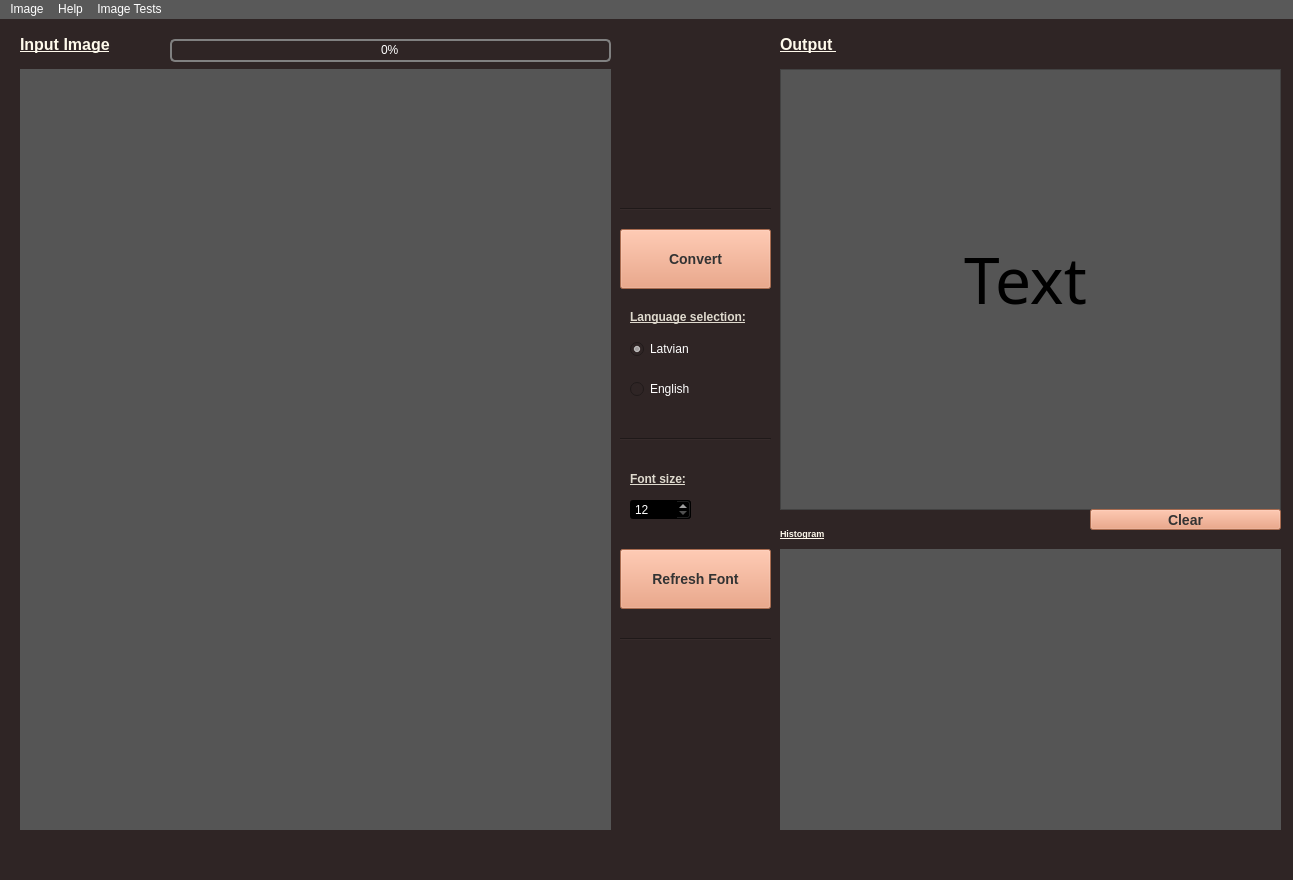
<?xml version="1.0" encoding="UTF-8"?>
<ui version="4.0">
 <class>MainWindow</class>
 <widget class="QMainWindow" name="MainWindow">
  <property name="geometry">
   <rect>
    <x>0</x>
    <y>0</y>
    <width>1293</width>
    <height>880</height>
   </rect>
  </property>
  <property name="windowTitle">
   <string>Python Text Recognition Test</string>
  </property>
  <property name="windowIcon">
   <iconset>
    <normaloff>:/res/icon.png</normaloff>:/res/icon.png</iconset>
  </property>
  <property name="styleSheet">
   <string notr="true">background-color: rgb(47, 37, 37);</string>
  </property>
  <widget class="QWidget" name="centralwidget">
   <widget class="QTextEdit" name="textEdit">
    <property name="geometry">
     <rect>
      <x>780</x>
      <y>50</y>
      <width>501</width>
      <height>441</height>
     </rect>
    </property>
    <property name="font">
     <font>
      <family>Consolas</family>
      <pointsize>12</pointsize>
      <weight>9</weight>
      <italic>false</italic>
      <bold>false</bold>
     </font>
    </property>
    <property name="styleSheet">
     <string notr="true">background-color: rgb(85, 85, 85);
font: 75 12pt &quot;Consolas&quot;;
color: rgb(255, 255, 255);</string>
    </property>
   </widget>
   <widget class="QLabel" name="input">
    <property name="geometry">
     <rect>
      <x>20</x>
      <y>50</y>
      <width>591</width>
      <height>761</height>
     </rect>
    </property>
    <property name="styleSheet">
     <string notr="true">background-color: rgb(85, 85, 85);</string>
    </property>
    <property name="lineWidth">
     <number>3</number>
    </property>
    <property name="text">
     <string/>
    </property>
    <property name="scaledContents">
     <bool>false</bool>
    </property>
    <property name="alignment">
     <set>Qt::AlignCenter</set>
    </property>
   </widget>
   <widget class="QLabel" name="label">
    <property name="geometry">
     <rect>
      <x>20</x>
      <y>10</y>
      <width>141</width>
      <height>31</height>
     </rect>
    </property>
    <property name="text">
     <string>&lt;html&gt;&lt;head/&gt;&lt;body&gt;&lt;p&gt;&lt;span style=&quot; font-size:12pt; font-weight:600; text-decoration: underline; color:#fffaec;&quot;&gt;Input Image&lt;/span&gt;&lt;/p&gt;&lt;/body&gt;&lt;/html&gt;</string>
    </property>
   </widget>
   <widget class="QLabel" name="AddPic">
    <property name="geometry">
     <rect>
      <x>230</x>
      <y>370</y>
      <width>131</width>
      <height>131</height>
     </rect>
    </property>
    <property name="styleSheet">
     <string notr="true">background-color: rgba(255, 255, 255, 0);</string>
    </property>
    <property name="text">
     <string/>
    </property>
    <property name="pixmap">
     <pixmap>res/addPicIcon.png</pixmap>
    </property>
    <property name="scaledContents">
     <bool>true</bool>
    </property>
    <property name="alignment">
     <set>Qt::AlignCenter</set>
    </property>
   </widget>
   <widget class="QLabel" name="label_3">
    <property name="geometry">
     <rect>
      <x>780</x>
      <y>10</y>
      <width>81</width>
      <height>31</height>
     </rect>
    </property>
    <property name="text">
     <string>&lt;html&gt;&lt;head/&gt;&lt;body&gt;&lt;p&gt;&lt;span style=&quot; font-size:12pt; font-weight:600; text-decoration: underline; color:#fffaec;&quot;&gt;Output &lt;/span&gt;&lt;/p&gt;&lt;/body&gt;&lt;/html&gt;</string>
    </property>
   </widget>
   <widget class="QPushButton" name="clear_text_btn">
    <property name="geometry">
     <rect>
      <x>1090</x>
      <y>490</y>
      <width>191</width>
      <height>21</height>
     </rect>
    </property>
    <property name="styleSheet">
     <string notr="true">QPushButton{
	color: rgb(51,51,51);
	background-color: rgb(235, 150, 111);
	font-size: 14px;
	font-weight:bold;
}

QPushButton:pressed{
background-color:white
}</string>
    </property>
    <property name="text">
     <string>Clear</string>
    </property>
   </widget>
   <widget class="QRadioButton" name="radioButton">
    <property name="geometry">
     <rect>
      <x>630</x>
      <y>320</y>
      <width>95</width>
      <height>20</height>
     </rect>
    </property>
    <property name="styleSheet">
     <string notr="true">QRadioButton{
color:white
}</string>
    </property>
    <property name="text">
     <string>Latvian</string>
    </property>
    <property name="checked">
     <bool>true</bool>
    </property>
   </widget>
   <widget class="QRadioButton" name="radioButton_2">
    <property name="geometry">
     <rect>
      <x>630</x>
      <y>360</y>
      <width>95</width>
      <height>20</height>
     </rect>
    </property>
    <property name="styleSheet">
     <string notr="true">QRadioButton{
	color:white
}</string>
    </property>
    <property name="text">
     <string>English</string>
    </property>
   </widget>
   <widget class="QLabel" name="label_2">
    <property name="geometry">
     <rect>
      <x>930</x>
      <y>210</y>
      <width>191</width>
      <height>101</height>
     </rect>
    </property>
    <property name="font">
     <font>
      <family>HP Simplified</family>
      <pointsize>48</pointsize>
      <weight>50</weight>
      <italic>false</italic>
      <bold>false</bold>
      <underline>false</underline>
     </font>
    </property>
    <property name="styleSheet">
     <string notr="true">background-color: rgba(255, 255, 255, 0);</string>
    </property>
    <property name="text">
     <string>&lt;html&gt;&lt;head/&gt;&lt;body&gt;&lt;p align=&quot;center&quot;&gt;Text&lt;/p&gt;&lt;/body&gt;&lt;/html&gt;</string>
    </property>
   </widget>
   <widget class="QLabel" name="label_4">
    <property name="geometry">
     <rect>
      <x>630</x>
      <y>290</y>
      <width>141</width>
      <height>16</height>
     </rect>
    </property>
    <property name="text">
     <string>&lt;html&gt;&lt;head/&gt;&lt;body&gt;&lt;p&gt;&lt;span style=&quot; font-weight:600; text-decoration: underline; color:#dfdace;&quot;&gt;Language selection:&lt;/span&gt;&lt;/p&gt;&lt;/body&gt;&lt;/html&gt;</string>
    </property>
   </widget>
   <widget class="QSpinBox" name="spinBox">
    <property name="geometry">
     <rect>
      <x>630</x>
      <y>480</y>
      <width>61</width>
      <height>21</height>
     </rect>
    </property>
    <property name="styleSheet">
     <string notr="true">color: rgb(255, 255, 255);
background-color: rgb(0, 0, 0);</string>
    </property>
    <property name="minimum">
     <number>12</number>
    </property>
    <property name="maximum">
     <number>30</number>
    </property>
   </widget>
   <widget class="QLabel" name="label_5">
    <property name="geometry">
     <rect>
      <x>630</x>
      <y>450</y>
      <width>71</width>
      <height>20</height>
     </rect>
    </property>
    <property name="styleSheet">
     <string notr="true">color: rgb(255, 255, 255);</string>
    </property>
    <property name="text">
     <string>&lt;html&gt;&lt;head/&gt;&lt;body&gt;&lt;p&gt;&lt;span style=&quot; font-weight:600; text-decoration: underline; color:#dfdace;&quot;&gt;Font size:&lt;/span&gt;&lt;/p&gt;&lt;/body&gt;&lt;/html&gt;</string>
    </property>
   </widget>
   <widget class="QProgressBar" name="progressBar">
    <property name="geometry">
     <rect>
      <x>170</x>
      <y>20</y>
      <width>441</width>
      <height>23</height>
     </rect>
    </property>
    <property name="layoutDirection">
     <enum>Qt::LeftToRight</enum>
    </property>
    <property name="autoFillBackground">
     <bool>false</bool>
    </property>
    <property name="styleSheet">
     <string notr="true">QProgressBar{
	color:white;
    border: 2px solid grey;
    border-radius: 5px;
    text-align: center
}

QProgressBar::chunk {
    background-color: rgb(235,150,111);
    width: 10px;
    margin: 1px;
}
&quot;&quot;&quot;

COMPLETED_STYLE = &quot;&quot;&quot;
QProgressBar{
    border: 2px solid grey;
    border-radius: 5px;
    text-align: center
}

QProgressBar::chunk {
    background-color: red;
    width: 10px;
    margin: 1px;
}</string>
    </property>
    <property name="value">
     <number>0</number>
    </property>
   </widget>
   <widget class="QLabel" name="histogram_window">
    <property name="geometry">
     <rect>
      <x>780</x>
      <y>530</y>
      <width>501</width>
      <height>281</height>
     </rect>
    </property>
    <property name="styleSheet">
     <string notr="true">background-color: rgb(85, 85, 85);</string>
    </property>
    <property name="text">
     <string/>
    </property>
   </widget>
   <widget class="QLabel" name="label_6">
    <property name="geometry">
     <rect>
      <x>780</x>
      <y>499</y>
      <width>111</width>
      <height>31</height>
     </rect>
    </property>
    <property name="text">
     <string>&lt;html&gt;&lt;head/&gt;&lt;body&gt;&lt;p&gt;&lt;span style=&quot; font-size:7pt; font-weight:600; text-decoration: underline; color:#fffaec;&quot;&gt;Histogram&lt;/span&gt;&lt;/p&gt;&lt;/body&gt;&lt;/html&gt;</string>
    </property>
   </widget>
   <widget class="QPushButton" name="pushButton">
    <property name="geometry">
     <rect>
      <x>620</x>
      <y>530</y>
      <width>151</width>
      <height>60</height>
     </rect>
    </property>
    <property name="styleSheet">
     <string notr="true">QPushButton{
	color: rgb(51,51,51);
	background-color: rgb(235, 150, 111);
	font-size: 14px;
	font-weight:bold;
}

QPushButton:pressed{
background-color:white
}</string>
    </property>
    <property name="text">
     <string>Refresh Font</string>
    </property>
   </widget>
   <widget class="QPushButton" name="extract_Text">
    <property name="geometry">
     <rect>
      <x>620</x>
      <y>210</y>
      <width>151</width>
      <height>60</height>
     </rect>
    </property>
    <property name="minimumSize">
     <size>
      <width>0</width>
      <height>40</height>
     </size>
    </property>
    <property name="styleSheet">
     <string notr="true">QPushButton{
	color: rgb(51,51,51);
	background-color: rgb(235, 150, 111);
	font-size: 14px;
	font-weight:bold;
}

QPushButton:pressed{
background-color:white
}</string>
    </property>
    <property name="text">
     <string>Convert</string>
    </property>
   </widget>
   <widget class="Line" name="line">
    <property name="geometry">
     <rect>
      <x>620</x>
      <y>410</y>
      <width>151</width>
      <height>20</height>
     </rect>
    </property>
    <property name="orientation">
     <enum>Qt::Horizontal</enum>
    </property>
   </widget>
   <widget class="Line" name="line_2">
    <property name="geometry">
     <rect>
      <x>620</x>
      <y>180</y>
      <width>151</width>
      <height>20</height>
     </rect>
    </property>
    <property name="orientation">
     <enum>Qt::Horizontal</enum>
    </property>
   </widget>
   <widget class="Line" name="line_3">
    <property name="geometry">
     <rect>
      <x>620</x>
      <y>610</y>
      <width>151</width>
      <height>20</height>
     </rect>
    </property>
    <property name="orientation">
     <enum>Qt::Horizontal</enum>
    </property>
   </widget>
  </widget>
  <widget class="QStatusBar" name="statusbar"/>
  <widget class="QMenuBar" name="menuBar">
   <property name="geometry">
    <rect>
     <x>0</x>
     <y>0</y>
     <width>1293</width>
     <height>26</height>
    </rect>
   </property>
   <property name="styleSheet">
    <string notr="true">color: rgb(255, 255, 255);
background-color: rgb(89, 89, 89);</string>
   </property>
   <widget class="QMenu" name="menuImage">
    <property name="title">
     <string>Image</string>
    </property>
    <addaction name="actionOpen_Image"/>
    <addaction name="actionSave_Image"/>
    <addaction name="separator"/>
    <addaction name="actionSave_Text_To_File"/>
   </widget>
   <widget class="QMenu" name="menuShortcuts">
    <property name="title">
     <string>Help</string>
    </property>
    <addaction name="actionShortcuts"/>
   </widget>
   <widget class="QMenu" name="menuButton_Tests">
    <property name="title">
     <string>Image Tests</string>
    </property>
    <addaction name="actionEdge_Detect"/>
    <addaction name="actionSegmentation"/>
    <addaction name="actionContrast_Test"/>
    <addaction name="actionNoise_Reduction"/>
    <addaction name="actionErode"/>
    <addaction name="actionRemove_Background"/>
   </widget>
   <addaction name="menuImage"/>
   <addaction name="menuShortcuts"/>
   <addaction name="menuButton_Tests"/>
  </widget>
  <action name="actionOpen_Image">
   <property name="icon">
    <iconset>
     <normaloff>Icons/picture_J3z_icon.ico</normaloff>Icons/picture_J3z_icon.ico</iconset>
   </property>
   <property name="text">
    <string>Open Image</string>
   </property>
  </action>
  <action name="actionSave_Image">
   <property name="icon">
    <iconset>
     <normaloff>E:/Downloads/Custom Desktop Icons/download_DkF_icon.ico</normaloff>E:/Downloads/Custom Desktop Icons/download_DkF_icon.ico</iconset>
   </property>
   <property name="text">
    <string>Save Image</string>
   </property>
  </action>
  <action name="actionShortcuts">
   <property name="icon">
    <iconset>
     <normaloff>E:/Downloads/Custom Desktop Icons/settings_5P0_icon.ico</normaloff>E:/Downloads/Custom Desktop Icons/settings_5P0_icon.ico</iconset>
   </property>
   <property name="text">
    <string>Shortcuts</string>
   </property>
  </action>
  <action name="actionSave_Text_To_File">
   <property name="icon">
    <iconset>
     <normaloff>E:/Downloads/Custom Desktop Icons/document_Zha_icon.ico</normaloff>E:/Downloads/Custom Desktop Icons/document_Zha_icon.ico</iconset>
   </property>
   <property name="text">
    <string>Save Text To File</string>
   </property>
  </action>
  <action name="actionEdge_Detect">
   <property name="text">
    <string>Edge Detect</string>
   </property>
  </action>
  <action name="actionSegmentation">
   <property name="text">
    <string>Segmentation</string>
   </property>
  </action>
  <action name="actionContrast_Test">
   <property name="text">
    <string>Contrast Test</string>
   </property>
  </action>
  <action name="actionNoise_Reduction">
   <property name="text">
    <string>Noise Reduction</string>
   </property>
  </action>
  <action name="actionErode">
   <property name="text">
    <string>Erode</string>
   </property>
  </action>
  <action name="actionRemove_Background">
   <property name="text">
    <string>Remove Background</string>
   </property>
  </action>
 </widget>
 <resources/>
 <connections/>
</ui>
